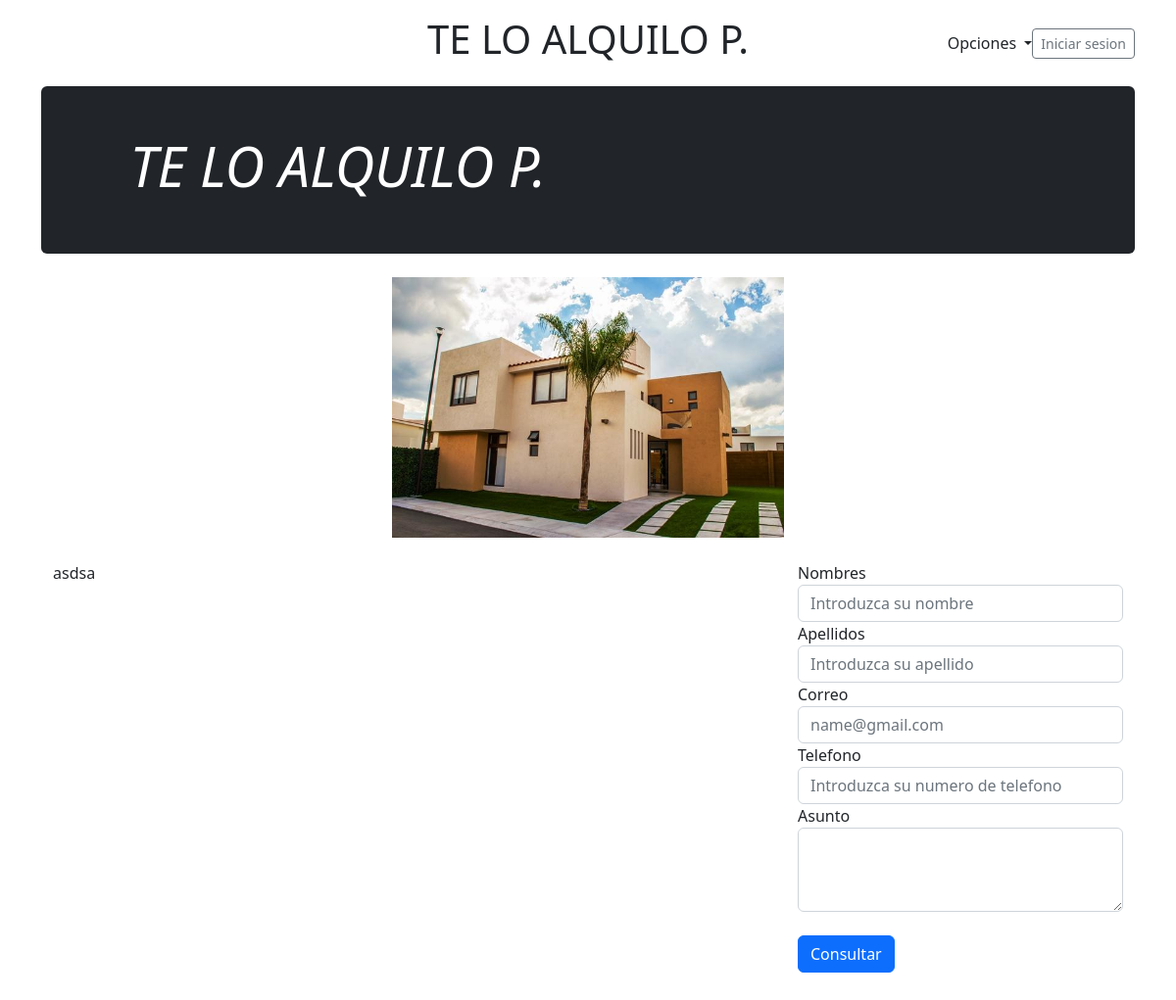
Page /desc.php?idvi=24 on the committed database.
### tables this page shows
CREATE TABLE `vivienda` (
  `idvi` int(11) NOT NULL,
  `id_usu` int(11) NOT NULL,
  `ruta` varchar(255) NOT NULL,
  `descripcion` varchar(500) DEFAULT NULL
);

### intranetCL/function.php (called while the page is built, shortened)
<?php
function db_query($query) {
    $connection = mysqli_connect("localhost","root","","integrador");
    $result = mysqli_query($connection,$query);
    return $result;
}
function select_id($tblname,$field_name,$field_id){
	$sql = "Select * from ".$tblname." where ".$field_name." = ".$field_id."";
	$db=db_query($sql);
	return $sql;
}
?>

### desc.php (the view, shortened to what this page needs)
<?php
require_once("intranetCL/function.php");
    if(isset($_GET['idvi'])){
        $c_idvi=$_GET['idvi'];
        select_id('vivienda','idvi',$c_idvi);
    }
?>
<html lang="en">
<head>
    <link href="css/bootstrap.min.css" rel="stylesheet" >
    <link href="css/estiloss.css" rel="stylesheet" >
</head>
<body>
<div class="container">
  <header class="blog-header lh-1 py-3">
    <div class="row flex-nowrap justify-content-between align-items-center">
      <div class="col-4 pt-1">
      </div>
      <div class="col-4 text-center">
        <h1>TE LO ALQUILO P.</h1>
      </div>
      <div class="col-4 d-flex justify-content-end align-items-center">
        <a class="nav-link dropdown-toggle" id="navbarDropdownMenuLink" data-toggle="dropdown" aria-haspopup="true" aria-expanded="false">
          Opciones
        </a>
        <a class="btn btn-sm btn-outline-secondary" href="login.php">Iniciar sesion</a>
      </div>
    </div>
  </header>
  <div class="p-4 p-md-5 mb-4 rounded text-bg-dark">
    <div class="col-md-6 px-0">
      <center><h1 class="display-4 fst-italic">TE LO ALQUILO P.</h1></center>
    </div>
  </div>
<div>
  <div class="text-center" name="ruta">
  <img src="<?php echo substr(($row->ruta),3);?>" width="400" >
  </div>
</div>
  <div class="row">
    <div class="p-4 col-8 " name="descripcion">
      <p> <?php echo $row->descripcion;?> </p>
    </div>
    <div class="p-4 col-4">
      <form action="desc1.php" method="POST" enctype="multipart/form-data">
        <div class="form-group">
          <label for="exampleFormControlInput1">Nombres</label>
          <input type="text" class="form-control" id="exampleFormControlInput1" placeholder="Introduzca su nombre" name="Nombre">
        </div>
        <div class="form-group">
          <label for="exampleFormControlInput1">Apellidos</label>
          <input type="text" class="form-control" id="exampleFormControlInput2" placeholder="Introduzca su apellido" name="Apellido">
        </div>
        <div class="form-group">
          <label for="exampleFormControlInput1">Correo</label>
          <input type="email" class="form-control" id="exampleFormControlInput3" placeholder="name@gmail.com" name="Email">
        </div>
        <div class="form-group">
          <label for="exampleFormControlInput1">Telefono</label>
          <input type="number" class="form-control" id="exampleFormControlInput4" placeholder="Introduzca su numero de telefono" name="Telefono">
        </div>
        <div class="form-group">
          <label for="exampleFormControlTextarea1">Asunto</label>
          <textarea class="form-control" id="exampleFormControlTextarea5" rows="3" name="Asunto"></textarea>
        </div><br>
        <div class="form-group">
        <button type="submit" class="btn btn-primary" name="insertar">Consultar</button>
        </div>
      </form>
    </div>
  </div>
</div>
</body>
</html>

### rows in the picture
vivienda: ruta (picture), descripcion "asdsa"
